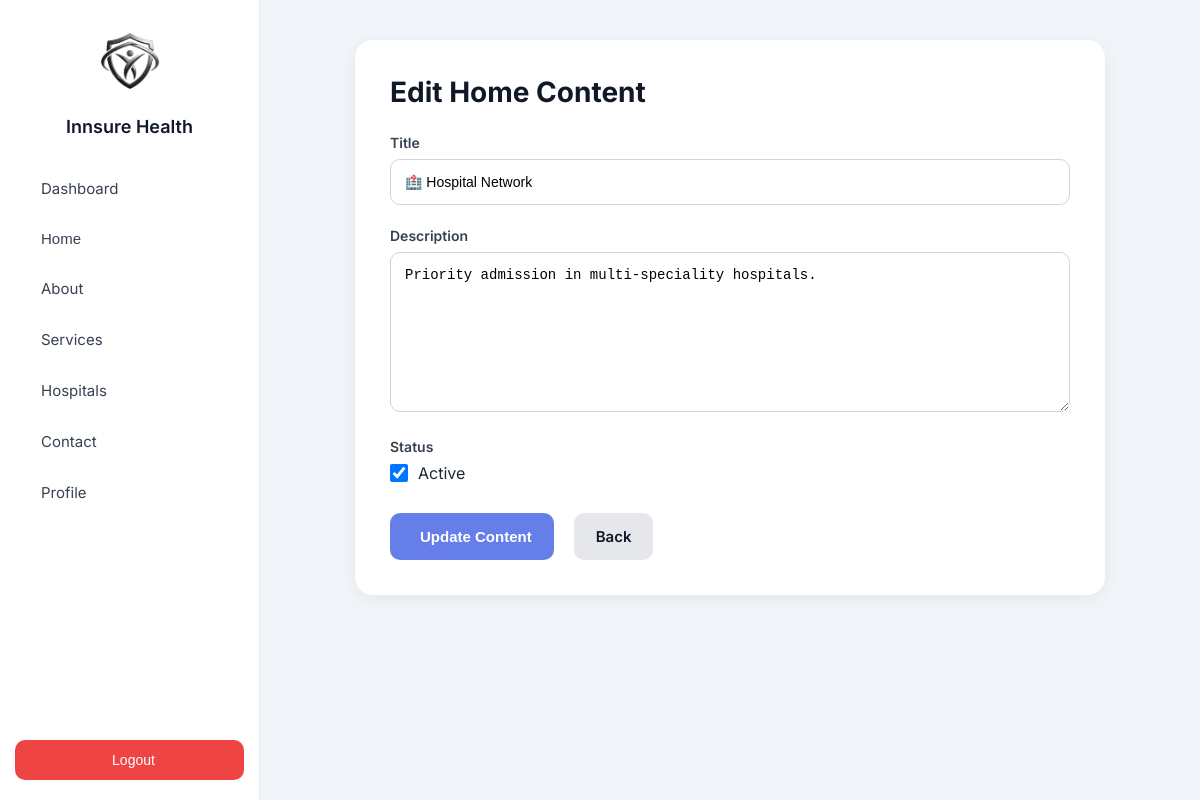
Screenshot of /edit-home-content/2/ with the database file from the repository.
### core/models.py (models this page shows, shortened)
class HomeContent(models.Model):
    title = models.CharField(max_length=200)
    description = models.TextField()
    status = models.BooleanField(default=True)

### core/views.py (the view)
# urls.py: path('edit-home-content/<int:id>/',views.edit_home_content,name='edit_home_content'),
def edit_home_content(request, id):
    content = get_object_or_404(HomeContent, id=id)
    if request.method == "POST":
        content.title = request.POST.get('title')
        content.description = request.POST.get('description')
        content.status = True if request.POST.get('status') == "on" else False
        content.save()
        return redirect('manage_home_content')
    context = {
        'content': content
    }
    return render(request, 'edit_home_content.html', context)

### core/templates/edit_home_content.html (shortened to what this page needs)
{% extends 'sidebar.html' %}
{% load static %}
{% block content %}
<div class="form-container">
    <h1 class="page-title">Edit Home Content</h1>
    <form method="POST">
        <div class="form-group">
            <label class="form-label">Title</label>
            <input type="text"
                   name="title"
                   class="form-control"
                   value="{{ content.title }}"
                   placeholder="Enter title"
                   required>
        </div>
        <div class="form-group">
            <label class="form-label">Description</label>
            <textarea name="description"
                      class="form-control"
                      placeholder="Enter description"
                      required>{{ content.description }}</textarea>
        </div>
        <div class="form-group">
            <label class="form-label">Status</label>
            <div class="checkbox-group">
                <input type="checkbox"
                       name="status"
                       {% if content.status %}checked{% endif %}>
                <span>Active</span>
            </div>
        </div>
        <div class="button-group">
            <button type="submit" class="submit-btn">
                Update Content
            </button>
            <a href="{% url 'manage_home_content' %}"
               class="back-btn">
                Back
            </a>
        </div>
    </form>
</div>
{% endblock %}

### core/templates/sidebar.html (style rules this page uses)
* { margin: 0; padding: 0; box-sizing: border-box; }
body { font-family: 'Inter', sans-serif; display: flex; background: #f1f5f9; color: #1f2933; }

### core/templates/edit_home_content.html (style rules this page uses)
.form-container { max-width: 750px; margin: auto; background: #ffffff; padding: 35px; border-radius: 18px; box-shadow: 0 4px 18px rgba(0,0,0,0.06); }
.page-title { font-size: 28px; font-weight: 700; color: #111827; margin-bottom: 25px; }
.form-group { margin-bottom: 22px; }
.form-label { display: block; margin-bottom: 8px; font-size: 14px; font-weight: 600; color: #374151; }
.form-control { width: 100%; padding: 14px; border: 1px solid #d1d5db; border-radius: 10px; font-size: 14px; transition: 0.3s; outline: none; box-sizing: border-box; }
textarea.form-control { min-height: 160px; resize: vertical; }
.checkbox-group { display: flex; align-items: center; gap: 10px; }
.checkbox-group input { width: 18px; height: 18px; cursor: pointer; }
.submit-btn { background: #667eea; color: white; border: none; padding: 14px 22px; border-radius: 10px; font-size: 15px; font-weight: 600; cursor: pointer; display: inline-flex; align-items: center; gap: 8px; transition: 0.3s; }
.back-btn { text-decoration: none; background: #e5e7eb; color: #111827; padding: 14px 22px; border-radius: 10px; font-size: 15px; font-weight: 600; margin-left: 10px; transition: 0.3s; display: inline-block; }
.button-group { margin-top: 30px; display: flex; gap: 10px; flex-wrap: wrap; }

### rows the page displays
HomeContent: title "🏥 Hospital Network", description "Priority admission in multi-speciality hospitals.", status "☑"
